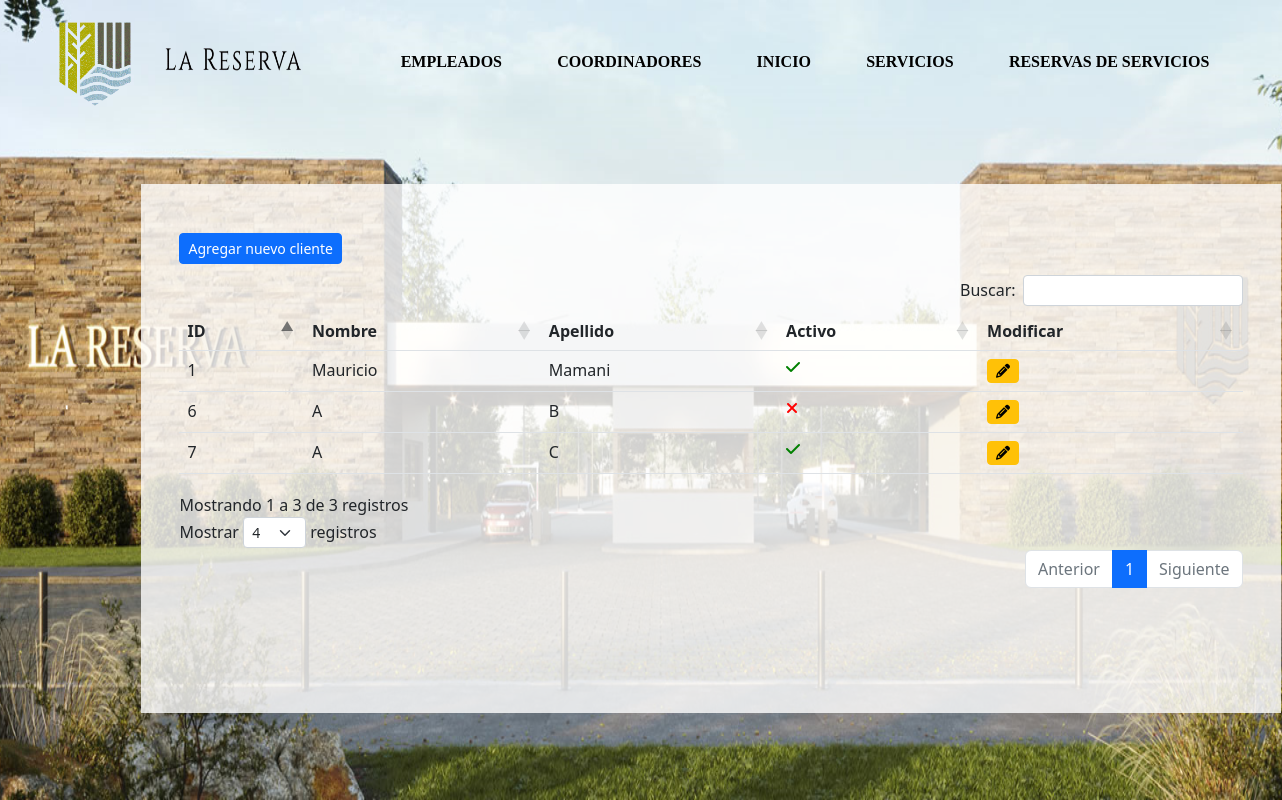
The app's page /reservas/clientes/listado/, older data.
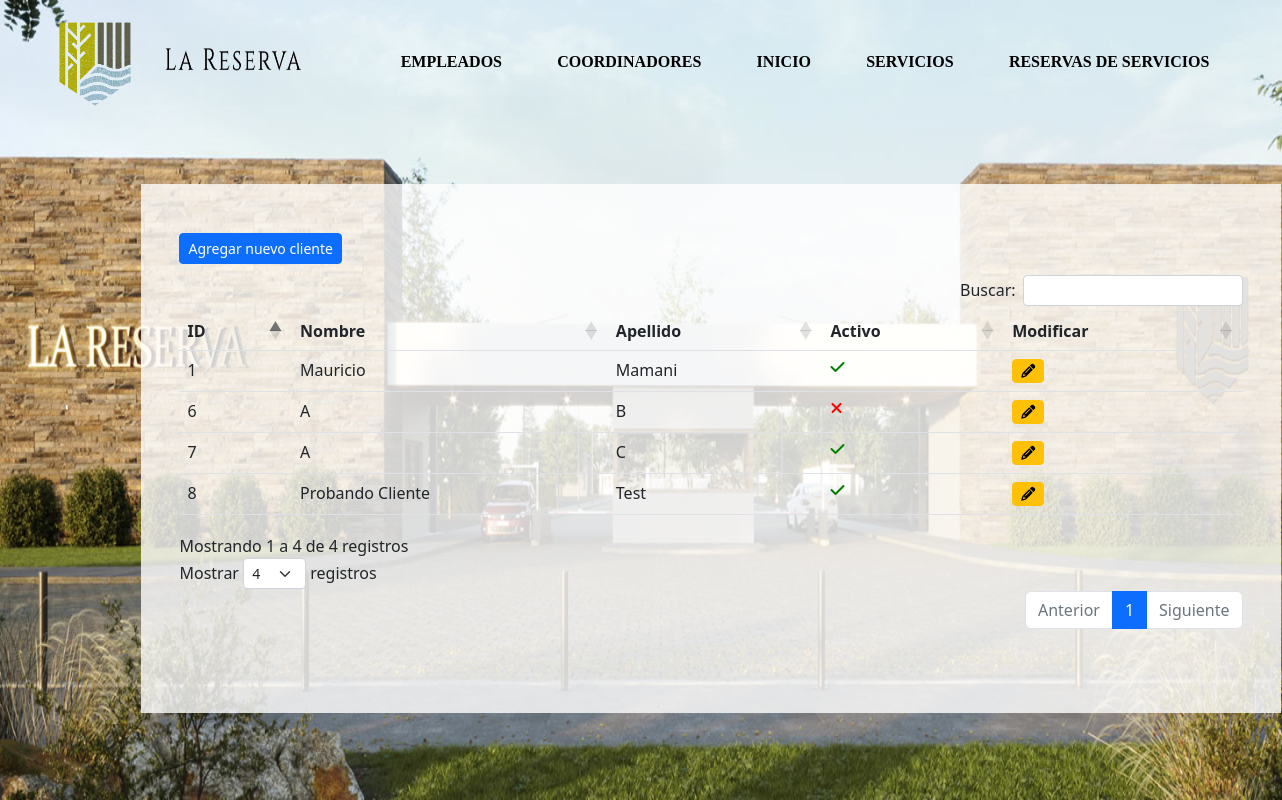
The same page, newer data.
### reservas/models.py (models this page shows, shortened)
class Cliente(models.Model):
    nombre = models.CharField(verbose_name="Nombre",max_length=50)
    apellido = models.CharField(verbose_name="Apellido",max_length=50)
    activo = models.BooleanField(verbose_name="Activo",default=True)

### reservas/views.py (the view)
# urls.py: path('clientes/listado/', views.listado_clientes, name="listado_clientes"),
def listado_clientes(request):
    clientes = Cliente.objects.all()
    context = {
        "clientes": clientes
    }
    return render(request, "reservas/listar_clientes.html", context)

### reservas/templates/reservas/listar_clientes.html (shortened to what this page needs)
{% load static %}
<link rel="stylesheet" href="{% static 'css/home.css' %}">
 <link rel="stylesheet" href="{% static 'css/listados.css' %}" />
 <link rel="stylesheet" href="https://cdnjs.cloudflare.com/ajax/libs/font-awesome/6.2.1/css/all.min.css" />
 <link rel="stylesheet" href="https://cdn.jsdelivr.net/npm/bootstrap@5.2.3/dist/css/bootstrap.min.css" />
 <link href="https://cdn.datatables.net/1.13.4/css/dataTables.bootstrap5.min.css" rel="stylesheet"/>
 <link href="https://cdn.datatables.net/buttons/2.3.6/css/buttons.bootstrap5.min.css" rel="stylesheet"/>
<div class="cabecera">
    <div>
        <img src="{% static 'img/BANNER-01.png' %}" alt="" width="100%" id="fondo">
    </div>
    <div class="navegar">
        <div id="div_logo">
            <img src="{% static 'img/resetImage.png' %}" alt="" id="logo">
            <img src="{% static 'img/resetImage (1).png' %}" alt="" id="logo_letra">
        </div>
        <div id="nav">
            <a href="{% url 'listado_empleados' %}" class="a">EMPLEADOS</a>
            <a href="{% url 'listado_coordinadores' %}" class="a">COORDINADORES</a>
            <a href="{% url 'home' %}" class="a">INICIO</a>
            <a href="{% url 'listado_servicios' %}" class="a">SERVICIOS</a>
            <a href="{% url 'listado_reservas_de_servicios' %}" class="a">RESERVAS DE SERVICIOS</a>
        </div>
    </div>
    <div class="container mt-4" id="tabla">
        <div class="row">
            <div class="col-sm-12 col-md-12 col-lg-12 col-xl-12">
                <a href="{% url 'registrar_cliente' %}" id="nuevo"><button class='btn btn-sm btn-primary'>Agregar nuevo cliente</button></a>
                <div class="table-responsive" id="div1">
                    <table id="listado" class="table">
                        <thead>
                            <tr>
                                <th>ID</th>
                                <th>Nombre</th>
                                <th>Apellido</th>
                                <th>Activo</th>
                                <th>Modificar</th>
                            </tr>
                        </thead>
                        <tbody>
                            {% for cliente in clientes %}
                            <tr>
                                <td>{{cliente.id}}</td>
                                <td>{{cliente.nombre}}</td>
                                <td>{{cliente.apellido}}</td>
                                {% if cliente.activo %}
                                    <td><a href="{% url 'desactivar_cliente' cliente.id %}"><i class='fa-solid fa-check' style='color: green;'></a></td>
                                {% else %}
                                    <td><a href="{% url 'activar_cliente' cliente.id %}"><i class='fa-solid fa-xmark' style='color: red;'></a></td>
                                {% endif %}
                                <td><a href="{% url 'modificar_cliente' cliente.id %}"><button class='btn btn-sm btn-warning'><i class='fa-solid fa-pencil'></i></button></a></td>
                            </tr>
                            {% endfor %}
                        </tbody>
                    </table>
                </div>
            </div>
        </div>
    </div>
</div>

Row changes from the older to the newer data that the page shows:
added Cliente: id "8", nombre "Probando Cliente", apellido "Test", activo True (drawn)
Text that changed along with them:
text written by a page script: "Buscar: Mostrando 1 a 3 de 3 registros Mostrar registros Anterior 1 Siguiente" → "Buscar: Mostrando 1 a 4 de 4 registros Mostrar registros Anterior 1 Siguiente"
